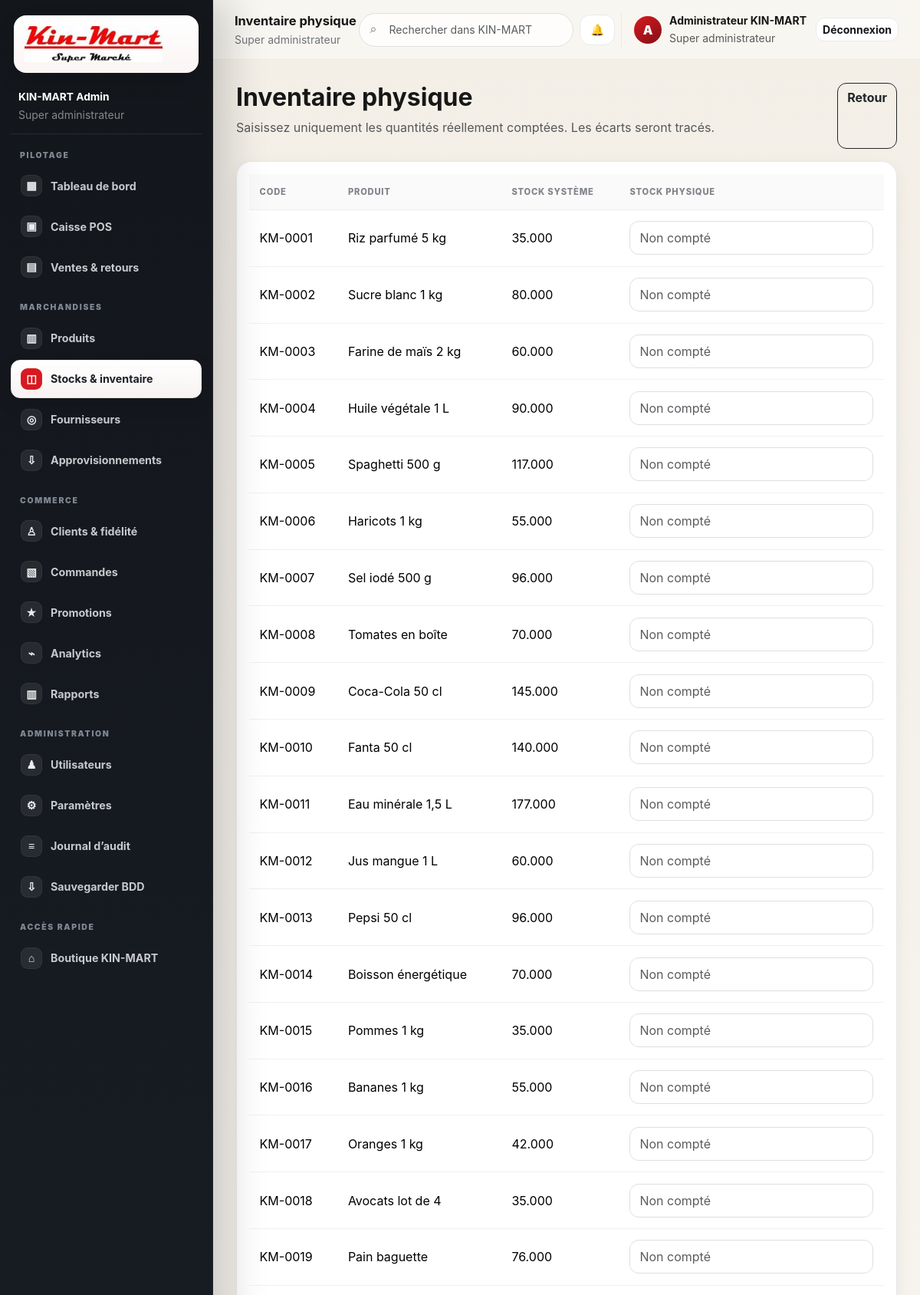
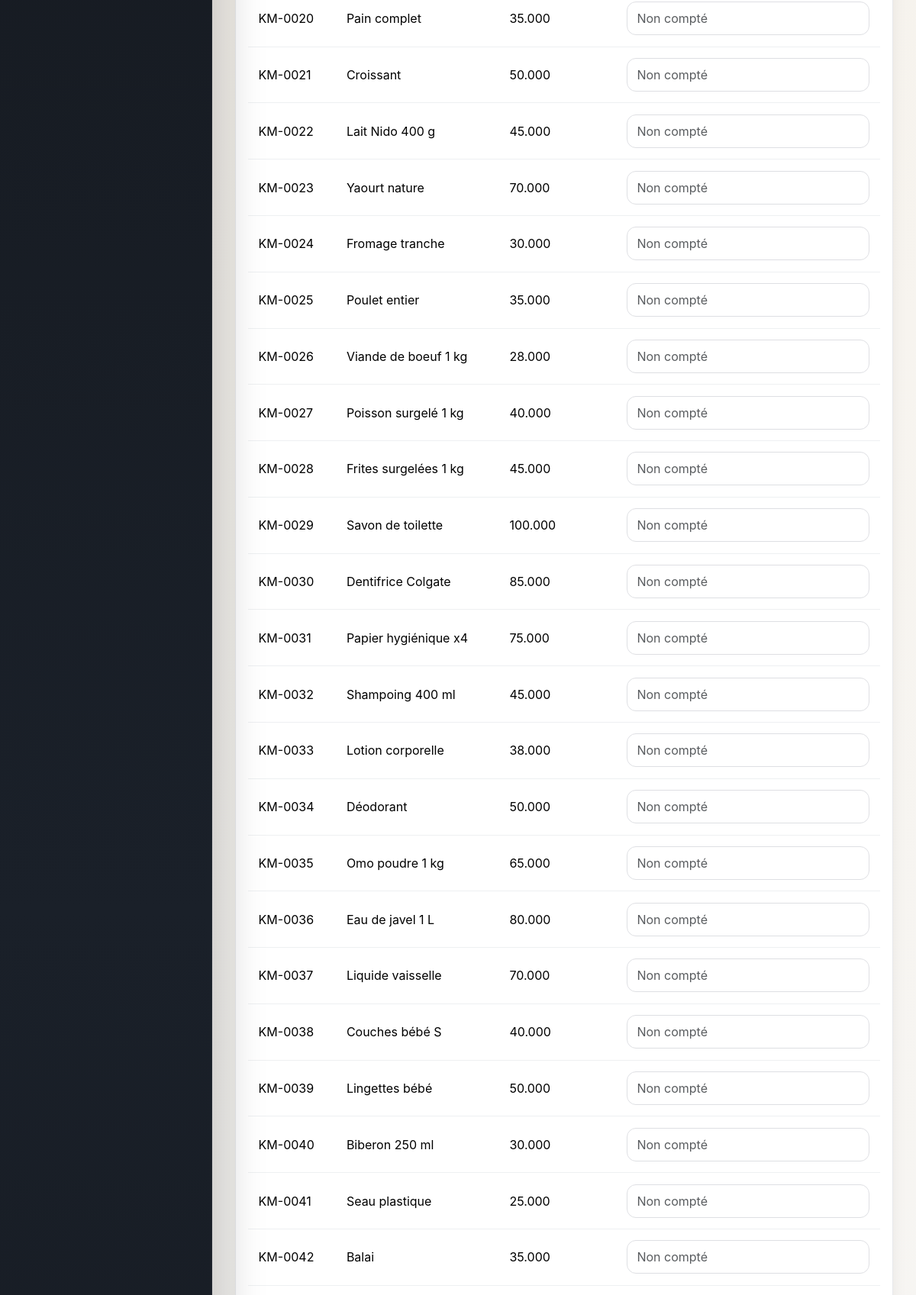
The app's page /stock/inventory (signed in, upper part) with its own data (2 pictures, top to bottom).
### tables this page shows
CREATE TABLE products (
 id INT UNSIGNED AUTO_INCREMENT PRIMARY KEY,
 internal_code VARCHAR(50) NOT NULL UNIQUE,
 barcode VARCHAR(80) NULL UNIQUE,
 name VARCHAR(180) NOT NULL,
 description TEXT NULL,
 category_id INT UNSIGNED NOT NULL,
 subcategory_id INT UNSIGNED NULL,
 brand_id INT UNSIGNED NULL,
 supplier_id INT UNSIGNED NULL,
 unit_id INT UNSIGNED NOT NULL,
 purchase_price DECIMAL(14,2) NOT NULL DEFAULT 0,
 sale_price DECIMAL(14,2) NOT NULL DEFAULT 0,
 tax_rate DECIMAL(5,2) NOT NULL DEFAULT 0,
 min_stock DECIMAL(12,3) NOT NULL DEFAULT 5,
 max_stock DECIMAL(12,3) NOT NULL DEFAULT 100,
 location VARCHAR(100) NULL,
 manufacturing_date DATE NULL,
 expiration_date DATE NULL,
 image VARCHAR(255) NULL,
 status ENUM('ACTIVE','INACTIVE','ARCHIVED') DEFAULT 'ACTIVE',
 created_at TIMESTAMP DEFAULT CURRENT_TIMESTAMP,
 updated_at TIMESTAMP DEFAULT CURRENT_TIMESTAMP ON UPDATE CURRENT_TIMESTAMP,
 FOREIGN KEY(category_id) REFERENCES categories(id),
 FOREIGN KEY(subcategory_id) REFERENCES subcategories(id) ON DELETE SET NULL,
 FOREIGN KEY(brand_id) REFERENCES brands(id) ON DELETE SET NULL,
 FOREIGN KEY(supplier_id) REFERENCES suppliers(id) ON DELETE SET NULL,
 FOREIGN KEY(unit_id) REFERENCES units(id),
 INDEX idx_products_name(name), INDEX idx_products_category(category_id), INDEX idx_products_exp(expiration_date)
);

CREATE TABLE stocks (
 id INT UNSIGNED AUTO_INCREMENT PRIMARY KEY, product_id INT UNSIGNED NOT NULL UNIQUE, quantity DECIMAL(12,3) NOT NULL DEFAULT 0,
 reserved_quantity DECIMAL(12,3) NOT NULL DEFAULT 0, updated_at TIMESTAMP DEFAULT CURRENT_TIMESTAMP ON UPDATE CURRENT_TIMESTAMP,
 FOREIGN KEY(product_id) REFERENCES products(id) ON DELETE CASCADE
);

### app/core/Controller.php (called while the page is built, shortened)
<?php
abstract class Controller {
    protected function view(string $view, array $data = [], string|false $layout = 'admin'): void {
        extract($data, EXTR_SKIP);
        require dirname(__DIR__) . '/views/layouts/' . $layout . '.php';
    }
}

### app/controllers/StockController.php (called while the page is built, shortened)
<?php
final class StockController extends Controller {
 public function inventoryForm():void{$items=(new Product())->paginate('',null,1,500)['items'];$this->view('stock/inventory',['items'=>$items,'title'=>'Inventaire physique']);}
}

### index.php (called while the page is built, shortened)
<?php
require __DIR__ . '/app/helpers/functions.php';
spl_autoload_register(function (string $class): void {
    $prefix = 'App\\';
    $relative = substr($class, strlen($prefix));
    $parts = explode('\\', $relative);
    if ($parts) $parts[0] = strtolower($parts[0]);
    $file = __DIR__ . '/app/' . implode('/', $parts) . '.php';
});
try {
    $router = new Router();
    $router->dispatch($_SERVER['REQUEST_METHOD'] ?? 'GET', $_GET['url'] ?? '');
} catch (Throwable $e) {
    http_response_code(500);
    $debug = (bool) config('app.debug', false);
    $message = $debug ? $e->getMessage() : 'Une erreur interne est survenue.';
    $details = $debug ? $e->getTraceAsString() : '';
    require __DIR__ . '/app/views/errors/500.php';
}

### app/helpers/functions.php (called while the page is built, shortened)
<?php
function config(string $key, mixed $default = null): mixed {
    $value = $GLOBALS['config'] ?? [];
    foreach (explode('.', $key) as $segment) {
        $value = $value[$segment];
    }
    return $value;
}
function base_url(string $path = ''): string {
    $base = config('app.base_url', '');
    return rtrim($base, '/') . ($path !== '' ? '/' . ltrim($path, '/') : '');
}
function e(mixed $value): string { return htmlspecialchars((string)$value, ENT_QUOTES | ENT_SUBSTITUTE, 'UTF-8'); }

### app/core/Database.php (called while the page is built, shortened)
<?php
final class Database {
    private static ?PDO $pdo = null;
    public static function connection(): PDO {
        if (self::$pdo instanceof PDO) return self::$pdo;
        $db = config('db');
        $dsn = sprintf('mysql:host=%s;port=%s;dbname=%s;charset=%s', $db['host'], $db['port'], $db['name'], $db['charset']);
        try {
            self::$pdo = new PDO($dsn, $db['user'], $db['pass'], [
                PDO::ATTR_ERRMODE => PDO::ERRMODE_EXCEPTION,
                PDO::ATTR_DEFAULT_FETCH_MODE => PDO::FETCH_ASSOC,
                PDO::ATTR_EMULATE_PREPARES => false,
            ]);
            self::$pdo->exec("SET time_zone = '+01:00'");
            return self::$pdo;
        } catch (PDOException $e) {
            throw new RuntimeException('Connexion à MySQL impossible. Vérifiez XAMPP, le port MySQL et app/config/config.php. Détail: ' . $e->getMessage());
        }
    }
}

### app/core/Model.php (called while the page is built, shortened)
<?php
abstract class Model {
    public function __construct() { $this->db = Database::connection(); }
}

### app/models/Product.php (called while the page is built, shortened)
<?php
final class Product extends Model {
    public function paginate(string $q='', ?int $category=null, int $page=1, int $perPage=20): array {
        $where="p.status<>'ARCHIVED'"; $params=[];
        $c=$this->db->prepare("SELECT COUNT(*) c FROM products p WHERE $where");$c->execute($params);$total=(int)$c->fetch()['c'];
        $offset=max(0,($page-1)*$perPage);
        $sql="SELECT p.*,c.name category,b.name brand,u.symbol unit,s.quantity,s.reserved_quantity,(s.quantity-s.reserved_quantity) available_qty,sp.company_name supplier FROM products p JOIN categories c ON c.id=p.category_id JOIN units u ON u.id=p.unit_id LEFT JOIN brands b ON b.id=p.brand_id LEFT JOIN suppliers sp ON sp.id=p.supplier_id LEFT JOIN stocks s ON s.product_id=p.id WHERE $where ORDER BY p.created_at DESC LIMIT $perPage OFFSET $offset";
        $st=$this->db->prepare($sql);$st->execute($params);
        return ['items'=>$st->fetchAll(),'total'=>$total,'page'=>$page,'pages'=>max(1,(int)ceil($total/$perPage))];
    }
}

### app/views/stock/inventory.php (the view)
<div class="d-flex justify-content-between mb-3"><div><h2 class="fw-bold">Inventaire physique</h2><p class="text-muted">Saisissez uniquement les quantités réellement comptées. Les écarts seront tracés.</p></div><a class="btn btn-outline-dark" href="<?=e(base_url('stock'))?>">Retour</a></div><form method="post" action="<?=e(base_url('stock/inventory'))?>" class="km-card p-3"><?=csrf_field()?><div class="table-responsive" style="max-height:65vh"><table class="table align-middle"><thead class="sticky-top"><tr><th>Code</th><th>Produit</th><th>Stock système</th><th>Stock physique</th></tr></thead><tbody><?php foreach($items as $p):?><tr><td><?=e($p['internal_code'])?></td><td><?=e($p['name'])?></td><td><?=e($p['quantity'])?></td><td><input class="form-control" type="number" step="0.001" name="physical[<?=$p['id']?>]" placeholder="Non compté"></td></tr><?php endforeach;?></tbody></table></div><button class="btn btn-km mt-3" data-confirm="Valider l'inventaire et appliquer les écarts ?">Valider l’inventaire</button></form>

### app/core/Router.php (shortened to what this page needs)
<?php
final class Router {
    private array $routes = [];
    private function add(string $method, string $path, array $handler, array $middleware): void {
        $this->routes[] = compact('method','path','regex','handler','middleware');
    }
    public function dispatch(string $method, string $url): void {
        $path = trim((string)parse_url($url, PHP_URL_PATH), '/');
        foreach ($this->routes as $route) {
            if ($route['method'] !== strtoupper($method)) continue;
            if (!preg_match('#^' . $route['regex'] . '$#', $path, $m)) continue;
            [$class, $action] = $route['handler'];
            $controller = new $class();
            $args=[]; foreach ($m as $k=>$v) if (!is_int($k)) $args[]=$v;
            $controller->$action(...$args);
            return;
        }
    }
}

### public/assets/css/app.css (style rules this page uses)
:root { --km-red:#d71920;--km-red-600:#c31218;--km-red-700:#a70e14;--km-red-soft:#fff0f1; --km-ink:#171717;--km-charcoal:#202124;--km-muted:#6f7379;--km-subtle:#9aa0a6; --km-bg:#f6f7f8;--km-warm:#faf8f5;--km-border:#e8e9ec;--km-card:#fff; --km-green:#118a4e;--km-green-soft:#eaf8f0;--km-blue:#1769aa;--km-amber:#b56a00; --km-shadow:0 14px 40px rgba(25,25,25,.07);--km-shadow-sm:0 6px 20px rgba(25,25,25,.06); --km-radius:20px;--km-radius-sm:14px;--km-sidebar:278px; }
* { box-sizing:border-box }
html { scroll-behavior:smooth }
body { margin:0;background:var(--km-bg);color:var(--km-ink);font-family:Inter,ui-sans-serif,system-ui,-apple-system,"Segoe UI",Roboto,Arial,sans-serif;-webkit-font-smoothing:antialiased }
a { color:inherit }
.btn { border-radius:12px;font-weight:700;transition:.18s ease }
.form-control,.form-select { border:1px solid #dedfe3;border-radius:12px;min-height:44px;box-shadow:none!important }
.km-card { background:#fff;border:1px solid var(--km-border);border-radius:var(--km-radius);box-shadow:var(--km-shadow-sm) }
.table { --bs-table-bg:transparent;margin-bottom:0 }
.table>:not(caption)>*>* { padding:.9rem .85rem;border-bottom-color:#eef0f2 }
.table>thead th { font-size:.7rem;text-transform:uppercase;letter-spacing:.07em;color:#80848a;background:#fafafa;font-weight:800;white-space:nowrap }
.table tbody tr { transition:.15s }
body { background:linear-gradient(180deg,#f3efe7 0%,#f7f4ef 38%,#f6f7f8 100%) fixed }

### records on screen
products: internal_code "KM-0001", name "Riz parfumé 5 kg", stocks.quantity "35.000"
products: internal_code "KM-0002", name "Sucre blanc 1 kg", stocks.quantity "80.000"
products: internal_code "KM-0003", name "Farine de maïs 2 kg", stocks.quantity "60.000"
products: internal_code "KM-0004", name "Huile végétale 1 L", stocks.quantity "90.000"
products: internal_code "KM-0005", name "Spaghetti 500 g", stocks.quantity "117.000"
products: internal_code "KM-0006", name "Haricots 1 kg", stocks.quantity "55.000"
products: internal_code "KM-0007", name "Sel iodé 500 g", stocks.quantity "96.000"
products: internal_code "KM-0008", name "Tomates en boîte", stocks.quantity "70.000"
products: internal_code "KM-0009", name "Coca-Cola 50 cl", stocks.quantity "145.000"
products: internal_code "KM-0010", name "Fanta 50 cl", stocks.quantity "140.000"
products: internal_code "KM-0011", name "Eau minérale 1,5 L", stocks.quantity "177.000"
products: internal_code "KM-0012", name "Jus mangue 1 L", stocks.quantity "60.000"
products: internal_code "KM-0013", name "Pepsi 50 cl", stocks.quantity "96.000"
products: internal_code "KM-0014", name "Boisson énergétique", stocks.quantity "70.000"
products: internal_code "KM-0015", name "Pommes 1 kg", stocks.quantity "35.000"
products: internal_code "KM-0016", name "Bananes 1 kg", stocks.quantity "55.000"
products: internal_code "KM-0017", name "Oranges 1 kg", stocks.quantity "42.000"
products: internal_code "KM-0018", name "Avocats lot de 4", stocks.quantity "35.000"
products: internal_code "KM-0019", name "Pain baguette", stocks.quantity "76.000"
products: internal_code "KM-0020", name "Pain complet", stocks.quantity "35.000"
products: internal_code "KM-0021", name "Croissant", stocks.quantity "50.000"
products: internal_code "KM-0022", name "Lait Nido 400 g", stocks.quantity "45.000"
products: internal_code "KM-0023", name "Yaourt nature", stocks.quantity "70.000"
products: internal_code "KM-0024", name "Fromage tranche", stocks.quantity "30.000"
products: internal_code "KM-0025", name "Poulet entier", stocks.quantity "35.000"
products: internal_code "KM-0026", name "Viande de boeuf 1 kg", stocks.quantity "28.000"
products: internal_code "KM-0027", name "Poisson surgelé 1 kg", stocks.quantity "40.000"
products: internal_code "KM-0028", name "Frites surgelées 1 kg", stocks.quantity "45.000"
products: internal_code "KM-0029", name "Savon de toilette", stocks.quantity "100.000"
products: internal_code "KM-0030", name "Dentifrice Colgate", stocks.quantity "85.000"
products: internal_code "KM-0031", name "Papier hygiénique x4", stocks.quantity "75.000"
products: internal_code "KM-0032", name "Shampoing 400 ml", stocks.quantity "45.000"
products: internal_code "KM-0033", name "Lotion corporelle", stocks.quantity "38.000"
products: internal_code "KM-0034", name "Déodorant", stocks.quantity "50.000"
products: internal_code "KM-0035", name "Omo poudre 1 kg", stocks.quantity "65.000"
products: internal_code "KM-0036", name "Eau de javel 1 L", stocks.quantity "80.000"
products: internal_code "KM-0037", name "Liquide vaisselle", stocks.quantity "70.000"
products: internal_code "KM-0038", name "Couches bébé S", stocks.quantity "40.000"
products: internal_code "KM-0039", name "Lingettes bébé", stocks.quantity "50.000"
products: internal_code "KM-0040", name "Biberon 250 ml", stocks.quantity "30.000"
products: internal_code "KM-0041", name "Seau plastique", stocks.quantity "25.000"
products: internal_code "KM-0042", name "Balai", stocks.quantity "35.000"
